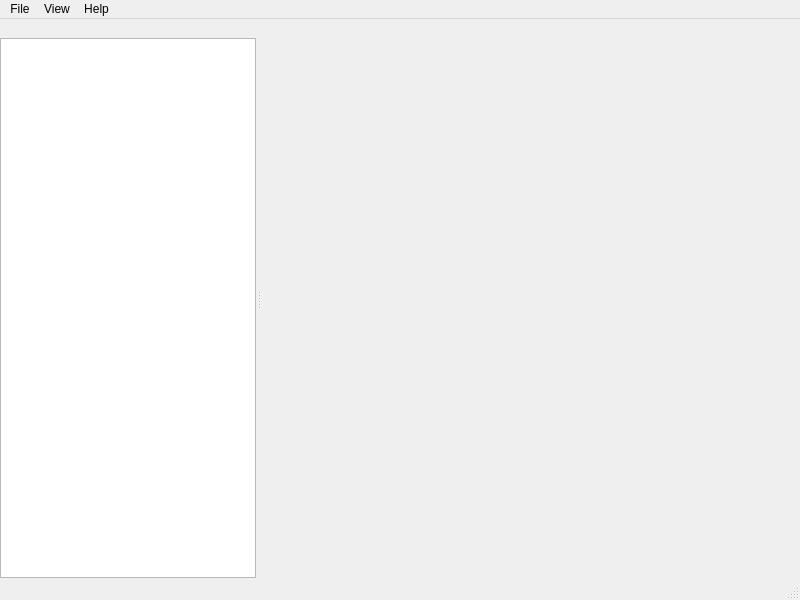
<?xml version="1.0" encoding="UTF-8"?>
<ui version="4.0">
 <class>MainWindow</class>
 <widget class="QMainWindow" name="MainWindow">
  <property name="geometry">
   <rect>
    <x>0</x>
    <y>0</y>
    <width>800</width>
    <height>600</height>
   </rect>
  </property>
  <property name="windowTitle">
   <string>MainWindow</string>
  </property>
  <widget class="QWidget" name="centralwidget">
   <layout class="QVBoxLayout" name="verticalLayout_2">
    <property name="leftMargin">
     <number>0</number>
    </property>
    <property name="topMargin">
     <number>0</number>
    </property>
    <property name="rightMargin">
     <number>0</number>
    </property>
    <property name="bottomMargin">
     <number>0</number>
    </property>
   </layout>
  </widget>
  <widget class="QMenuBar" name="menubar">
   <property name="geometry">
    <rect>
     <x>0</x>
     <y>0</y>
     <width>800</width>
     <height>22</height>
    </rect>
   </property>
   <widget class="QMenu" name="menuFile">
    <property name="title">
     <string>File</string>
    </property>
    <addaction name="actionNewFromClipboard"/>
    <addaction name="actionOpen"/>
    <addaction name="actionSave"/>
    <addaction name="actionSaveAs"/>
    <addaction name="actionShowInfo"/>
    <addaction name="separator"/>
    <addaction name="actionConvertToProjection"/>
    <addaction name="separator"/>
    <addaction name="actionQuit"/>
   </widget>
   <widget class="QMenu" name="menuView">
    <property name="title">
     <string>View</string>
    </property>
    <addaction name="actionZoom_In"/>
    <addaction name="actionZoom_Out"/>
   </widget>
   <widget class="QMenu" name="menuHelp">
    <property name="title">
     <string>Help</string>
    </property>
    <addaction name="actionSupportedFormats"/>
   </widget>
   <addaction name="menuFile"/>
   <addaction name="menuView"/>
   <addaction name="menuHelp"/>
  </widget>
  <widget class="QStatusBar" name="statusbar"/>
  <widget class="QDockWidget" name="dockWidget">
   <property name="features">
    <set>QDockWidget::NoDockWidgetFeatures</set>
   </property>
   <attribute name="dockWidgetArea">
    <number>1</number>
   </attribute>
   <widget class="QWidget" name="dockWidgetContents">
    <layout class="QVBoxLayout" name="verticalLayout">
     <property name="leftMargin">
      <number>0</number>
     </property>
     <property name="topMargin">
      <number>0</number>
     </property>
     <property name="rightMargin">
      <number>0</number>
     </property>
     <property name="bottomMargin">
      <number>0</number>
     </property>
     <item>
      <widget class="QTreeView" name="treeView"/>
     </item>
    </layout>
   </widget>
  </widget>
  <action name="actionOpen">
   <property name="text">
    <string>Open</string>
   </property>
   <property name="shortcut">
    <string>Ctrl+O</string>
   </property>
  </action>
  <action name="actionQuit">
   <property name="text">
    <string>Quit</string>
   </property>
   <property name="shortcut">
    <string>Ctrl+Q</string>
   </property>
  </action>
  <action name="actionShowInfo">
   <property name="text">
    <string>Show info</string>
   </property>
   <property name="shortcut">
    <string>Ctrl+I</string>
   </property>
  </action>
  <action name="actionZoom_In">
   <property name="text">
    <string>Zoom In</string>
   </property>
   <property name="shortcut">
    <string>Ctrl+=</string>
   </property>
  </action>
  <action name="actionZoom_Out">
   <property name="text">
    <string>Zoom  Out</string>
   </property>
   <property name="shortcut">
    <string>Ctrl+-</string>
   </property>
  </action>
  <action name="actionSaveAs">
   <property name="text">
    <string>Save As...</string>
   </property>
   <property name="shortcut">
    <string>Ctrl+Shift+S</string>
   </property>
  </action>
  <action name="actionSave">
   <property name="text">
    <string>Save</string>
   </property>
   <property name="shortcut">
    <string>Ctrl+S</string>
   </property>
  </action>
  <action name="actionSupportedFormats">
   <property name="text">
    <string>Supported formats...</string>
   </property>
   <property name="menuRole">
    <enum>QAction::ApplicationSpecificRole</enum>
   </property>
  </action>
  <action name="actionNewFromClipboard">
   <property name="text">
    <string>New from clipboard</string>
   </property>
   <property name="shortcut">
    <string>Ctrl+N</string>
   </property>
  </action>
  <action name="actionConvertToProjection">
   <property name="text">
    <string>Convert to projection...</string>
   </property>
  </action>
 </widget>
 <resources/>
 <connections/>
</ui>
